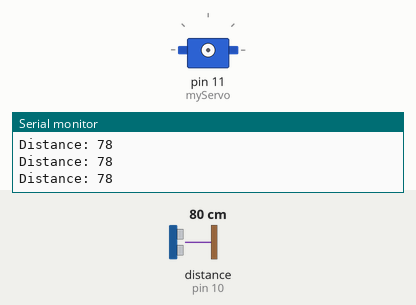
A sketch run on a simulated Arduino Uno, built with avr-gcc and run on an emulated ATmega328P. Shown: servo, the last lines printed to the serial monitor. Wiring (inferred from the names in the program): ultrasonic range finder: trigger pin 9; echo pin 10. The inputs (shaded band) are chosen by the test bench; at power-on: distance to the obstacle (sensor on pin 10) 80 cm. The echo pulse lasts 58.3 µs per cm.

Above: at 1.2 s.
1.3 s: distance to the obstacle (sensor on pin 10) set to 4 cm
4.3 s: distance to the obstacle (sensor on pin 10) set to 2 cm
At 4.75 s:
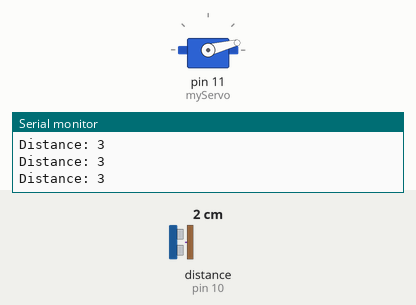
At 5.36 s:
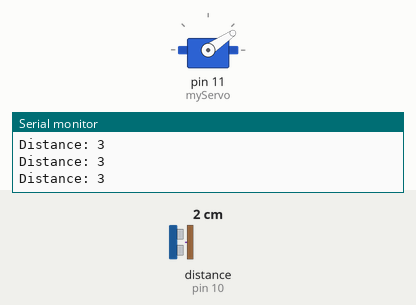
Timing chart, 0 to 16.3 s (numbered marks = the images above; inputs shaded):
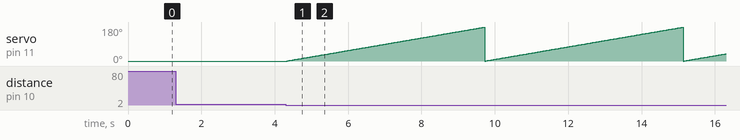

The sketch:

DUSTBIN.ino
```cpp
#include<Servo.h>

// defines pins numbers
const int trigPin = 9;
const int echoPin = 10;

// defines variables
long duration;
int distance;
Servo myServo;

void setup() {
  pinMode(trigPin, OUTPUT); // Sets the trigPin as an Output
  pinMode(echoPin, INPUT); // Sets the echoPin as an Input
//  pinMode(myServo,OUTPUT);
  Serial.begin(9600); // Starts the serial communication
}
void loop() {
  // Clears the trigPin
  digitalWrite(trigPin, LOW);
//  delay(500);
  // Sets the trigPin on HIGH state for 10 micro seconds
  digitalWrite(trigPin, HIGH);
//  delay(500);
  digitalWrite(trigPin, LOW);
  // Reads the echoPin, returns the sound wave travel time in microseconds
  duration = pulseIn(echoPin, HIGH);
  // Calculating the distance
  distance = duration * 0.034 / 2;


  while(distance <2)
  {
      myServo.attach(11);
      for(int i=0;i<180;i++)
      {
       myServo.write(i);
       delay(30);
       if(i==179)
       {
        if(distance>2)
        {
          break;
        }
        else
        {
          myServo.write(180);
        }
       }
      }


  }


  // Prints the distance on the Serial Monitor
  Serial.print("Distance: ");
  Serial.println(distance);
}
```

Measured:
- the behaviour switches between 3 and 2 cm on distance to the obstacle (sensor on pin 10) (found by bisection; images 0 and 1)
- after the input at 4.3 s, servo on pin 11 (myServo): ramps from 0° to 179° and jumps back, once every 5.4 s
